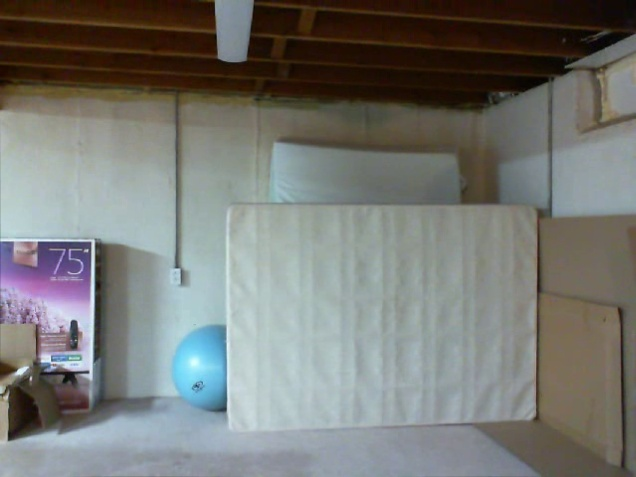
#> input picture VO_ws/images/capture_img_00017.jpg, 636 x 477 px, given in place of the camera
$ jupyter execute --allow-errors openCV_test.ipynb   (text cells are left out)
#> lines starting #> are read from the running program, lines starting #| are printed output that depends on the picture
[cell 1]
import cv2 as cv
import os
import pandas as pd
import glob
import numpy as np
from matplotlib import pyplot as plt

[cell 2]
def take_photo(filename,type="jpg"):
#> called with filename = '/home/sage/Pictures/test', type = 'jpg'
    cap = cv.VideoCapture(2)
    cap.set(cv.CAP_PROP_AUTOFOCUS, 0)
    ret, frame = cap.read()
#> frame is the input picture: shape (477, 636, 3); mean B, G, R 116, 119.9, 118.6
    color = cv.cvtColor(frame,cv.COLOR_BGR2RGB)
    print("press 's' to save or 'q' to quit")
    while True:
        cv.imshow('image capture',color)
        key = cv.waitKey(20)
#> (key q is pressed here)
        if key == ord('s'):
                cv.imwrite('{0}.{1}'.format(filename,type), frame)
                print("saved image to {0}.{1}".format(filename,type))
                break
        if key == ord('q'):
                break
    cap.release()
    cv.destroyAllWindows()

[cell 3]
take_photo("/home/sage/Pictures/test")

[cell 4]
def take_video():
    # Connect to webcam
    cap = cv.VideoCapture(2)
    cap.set(cv.CAP_PROP_AUTOFOCUS, 0)
    # Loop through every frame until we close our webcam
    while cap.isOpened():
        ret, frame = cap.read()

        # Show image
        cv.imshow('Webcam', frame)

        # Checks whether q has been hit and stops the loop
        if cv.waitKey(1) & 0xFF == ord('q'):
#> (key q is pressed here)
            break

    # Releases the webcam
    cap.release()
    # Closes the frame
    cv.destroyAllWindows()

[cell 5]
take_video()

[cell 6]
def get_edges():
    cap = cv.VideoCapture(2)
    cap.set(cv.CAP_PROP_AUTOFOCUS, 0)
    while cap.isOpened():
        ret, frame = cap.read()
        gray = cv.cvtColor(frame,cv.COLOR_BGR2GRAY)
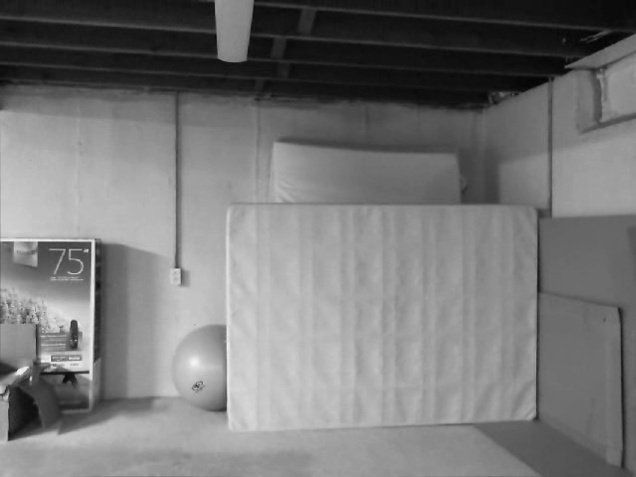
#> gray: shape (477, 636); min 1, max 245, mean 119.1
        blurred = cv.GaussianBlur(frame, (3,3),0)
        canny = cv.Canny(gray, threshold1=180,threshold2=200)
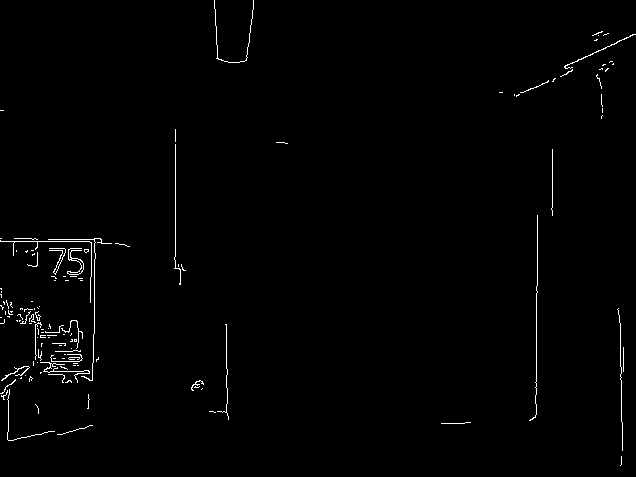
#> canny: shape (477, 636); 1% white in thin lines or dots
        # resized = cv.resize(canny, (int(2190/2),int(2738/2)))
        cv.imshow("Canny",canny)
        # Checks whether q has been hit and stops the loop
        if cv.waitKey(1) & 0xFF == ord('q'):
#> (key q is pressed here)
            break

    # Releases the webcam
    cap.release()
    # Closes the frame
    cv.destroyAllWindows()

[cell 7]
get_edges()

[cell 8]
def get_frame_data(cap):
    print(cap.get(cv.CAP_PROP_FRAME_WIDTH))
    print(cap.get(cv.CAP_PROP_FRAME_HEIGHT))
    print(cap.get(cv.CAP_PROP_FPS))

[cell 9]
cap = cv.VideoCapture(2)
get_frame_data(cap)
cap.release()

[cell 10]
#take calibration image(s)
index = 0
numImages = 5
dir = "lifecam_calibrate"

while index<numImages:
    print("align frame and press 'q' when ready to take photo")
    take_video()
#> (key Esc is pressed here)
    take_photo("/home/sage/Pictures/{0}/{1}_calibrate".format(dir,index))
#> (key Esc is pressed here)
    index = index+1

[cell 11]
#this is for a 7x10 grid with 20mmx20mm squares, but can be parameterized
#by altering grid_h and grid_w vars
grid = [7,10]
#> grid = [7, 10]
grid_h = grid[0]-1
#> grid_h = 6
grid_w = grid[1]-1
#> grid_w = 9
cv.namedWindow("output", cv.WINDOW_NORMAL)
resize = 0
dir = "lifecam_calibrate" #"pixel_calibrate"

# termination criteria
criteria = (cv.TERM_CRITERIA_EPS + cv.TERM_CRITERIA_MAX_ITER, 30, 0.001)

# prepare object points, like (0,0,0), (1,0,0), (2,0,0) ....,(6,5,0)
objp = np.zeros((grid_h*grid_w,3), np.float32)
objp[:,:2] = np.mgrid[0:grid_w,0:grid_h].T.reshape(-1,2)
# Arrays to store object points and image points from all the images.
objpoints = [] # 3d point in real world space
imgpoints = [] # 2d points in image plane.
images = glob.glob("/home/sage/Pictures/{0}/*calibrate.jpg".format(dir))
print(images)
for fname in images:
    img = cv.imread(fname)
    if resize>0:
        height, width = img.shape[:2]
        img = cv.resize(img,(int(width/3),int(height/3)))
    gray = cv.cvtColor(img, cv.COLOR_RGB2GRAY)
    # Find the chess board corners
    ret, corners = cv.findChessboardCorners(gray, (grid_w,grid_h), None)
    # If found, add object points, image points (after refining them)
    if ret == True:
        objpoints.append(objp)
        corners2 = cv.cornerSubPix(gray,corners, (11,11), (-1,-1), criteria)
        imgpoints.append(corners2)
        # Draw and display the corners
        cv.drawChessboardCorners(img, (grid_w,grid_h), corners2, ret)
        cv.imshow('img', img)
        cv.waitKey(1000)
cv.destroyAllWindows()
